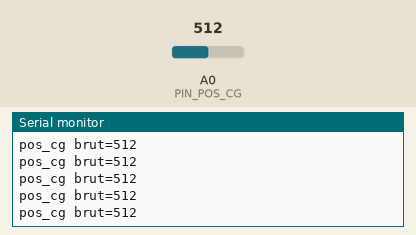
Simulated run of this sketch. Board: Arduino Uno, built with avr-gcc and run on an emulated ATmega328P. On the bench: the last lines printed to the serial monitor. The test bench sets the inputs (shaded band); at power-on: A0 (PIN_POS_CG) = 512.

Above: at 1.2 s.
1.3 s: A0 (PIN_POS_CG) set to 716
At 1.56 s:
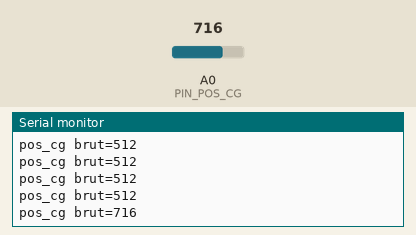
2.8 s: A0 (PIN_POS_CG) set to 900
At 2.97 s:
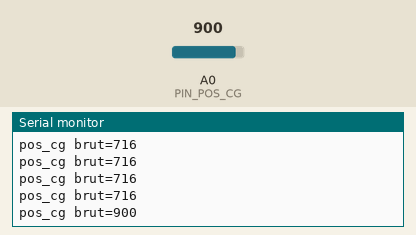
Timing chart, 0 to 5.8 s (numbered marks = the images above; inputs shaded):
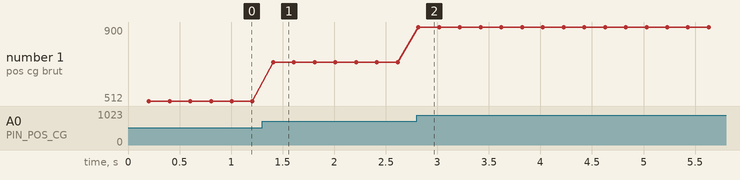

Measured:
- after the input at 1.3 s, the serial monitor: prints a new line after 0.11 s (image 1)
- after the input at 2.8 s, the serial monitor: prints a new line at once (image 2)
- plotted number 1: 512 → 716 after the input at 1.3 s, 716 → 900 after the input at 2.8 s

The sketch:

esclave_pos_cg.ino
```cpp
#include <Wire.h>

// ---------------------------------------------------------------------------
#define ADRESSE_I2C_ESCLAVE 0x08

const int PIN_POS_CG = A0;
const double ADC_MAX = 1023.0;

// NOUVEAU -- valeur mise a jour en continu dans loop(), lue (pas mesuree)
// dans envoyerPosCg(). volatile car partagee entre le code normal et
// l'interruption I2C.
volatile int pos_cg_cache = 0;

// ---------------------------------------------------------------------------
void setup() {
  Serial.begin(115200);
  Serial.println("ESCLAVE_POS_CG -- demarrage.");

  Wire.begin(ADRESSE_I2C_ESCLAVE);
  Wire.onRequest(envoyerPosCg);

  Serial.print("Pret, adresse I2C esclave = 0x");
  Serial.println(ADRESSE_I2C_ESCLAVE, HEX);
}

// ---------------------------------------------------------------------------
void loop() {
  // NOUVEAU -- la mesure ADC se fait ICI (hors interruption), en continu.
  pos_cg_cache = analogRead(PIN_POS_CG);

  static unsigned long t_last_print = 0;
  if (millis() - t_last_print > 200) {
    t_last_print = millis();
    Serial.print("pos_cg brut=");
    Serial.println(pos_cg_cache);
  }
}

// ---------------------------------------------------------------------------
// MODIFIE -- ne fait plus AUCUNE mesure ADC ici, juste lecture d'une
// variable deja disponible + Wire.write(), operation quasi instantanee.
// Securise le timing du bus I2C (evite tout risque de blocage).
// ---------------------------------------------------------------------------
void envoyerPosCg() {
  int valeur_brute = pos_cg_cache;  // lecture rapide, pas de conversion ADC ici
  Wire.write((valeur_brute >> 8) & 0xFF);
  Wire.write(valeur_brute & 0xFF);
}
```
